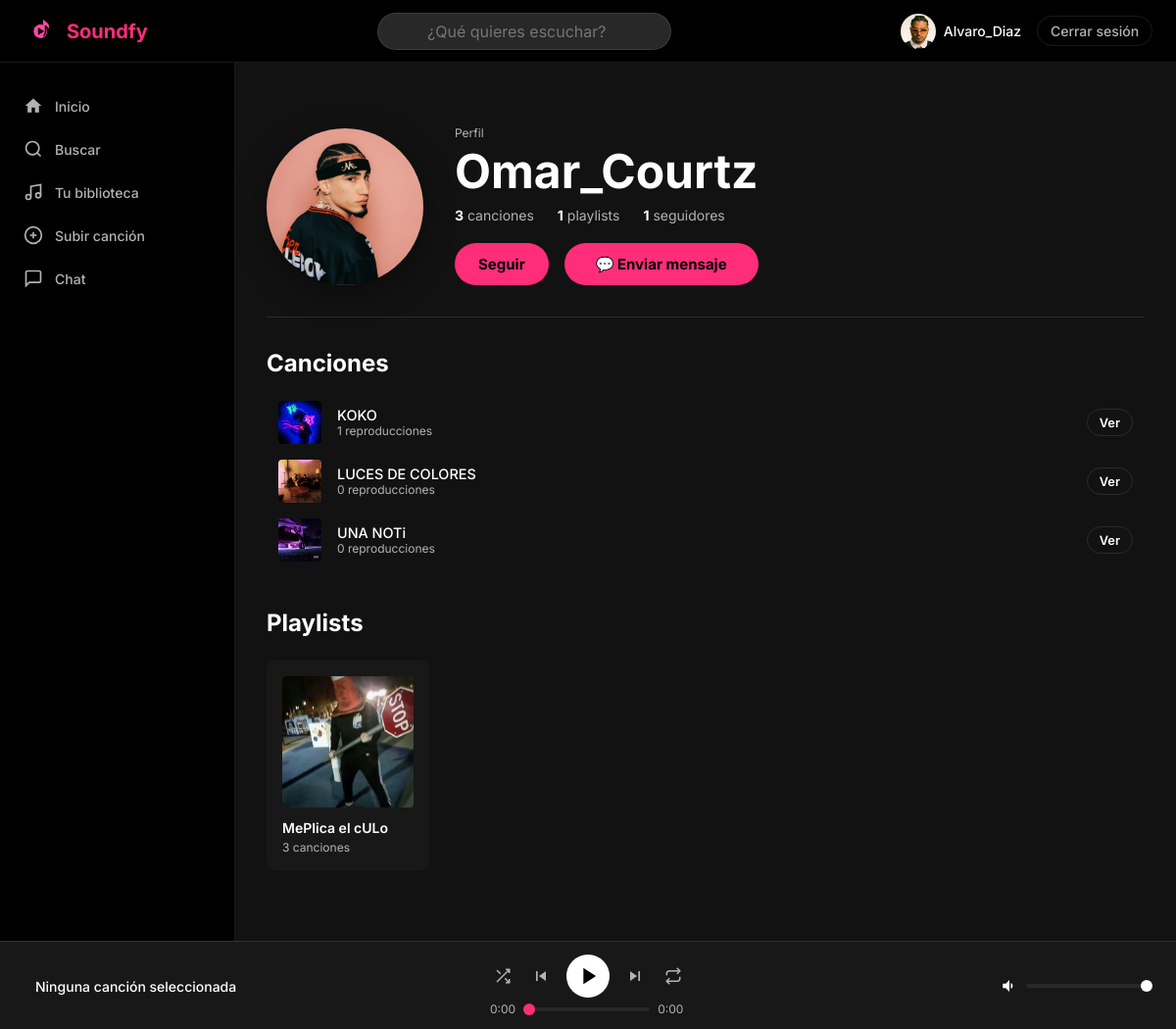
Page /users/perfil/Omar_Courtz/ (signed in) on the earlier database version.
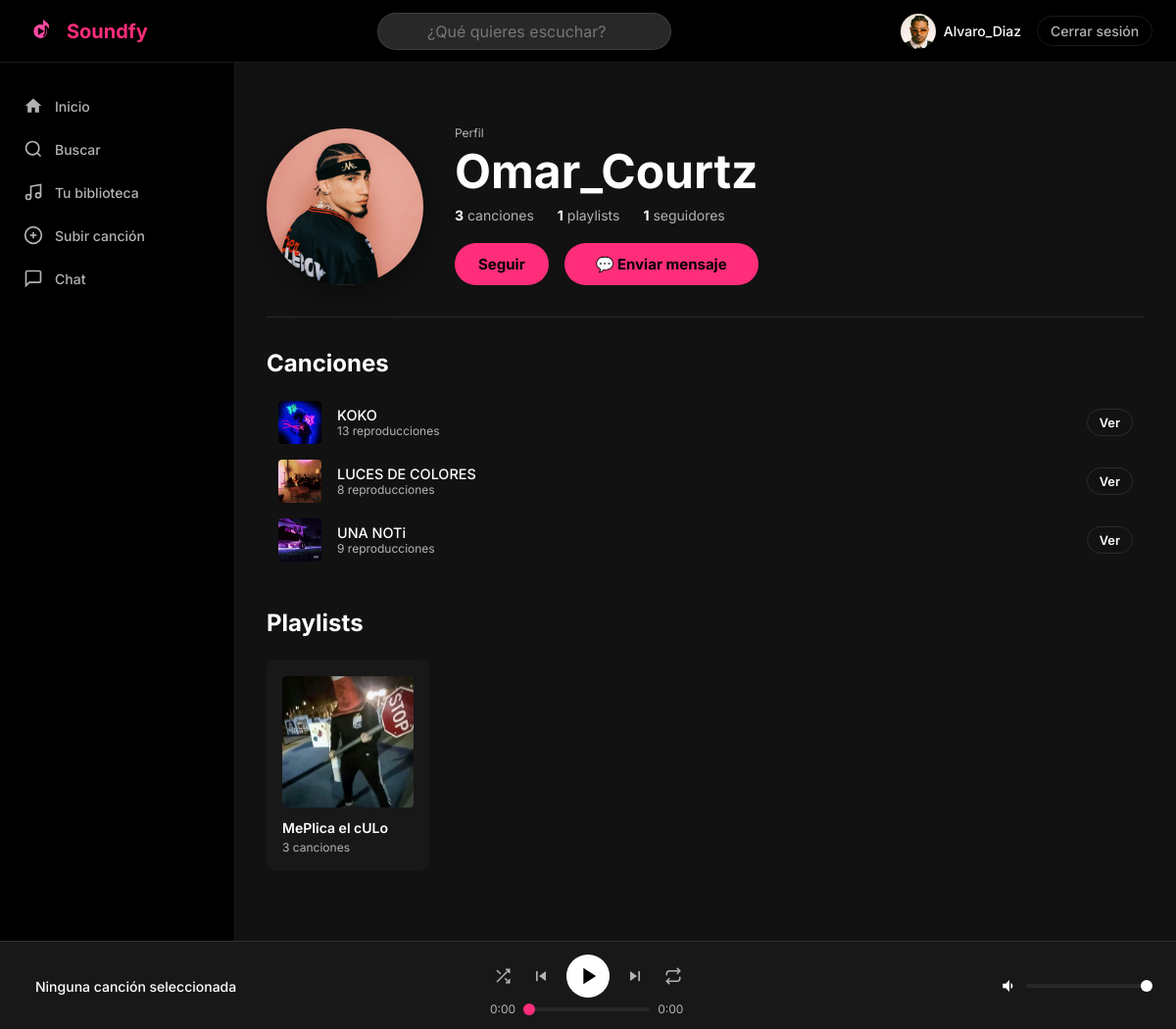
Same page on the later database version.
### music/models.py (models this page shows, shortened)
class Cancion(models.Model):
    titulo = models.CharField(max_length=200)
    artista = models.ForeignKey(
        Usuario,
        on_delete=models.CASCADE,
        related_name='canciones'
    )
    album = models.ForeignKey(
        Album,
        on_delete=models.SET_NULL,
        null=True,
        blank=True,
        related_name='canciones'
    )
    genero = models.ForeignKey(
        Genero,
        on_delete=models.SET_NULL,
        null=True,
        blank=True
    )
    archivo_audio = models.FileField(upload_to='canciones/')
    portada = models.ImageField(upload_to='portadas_canciones/', null=True, blank=True)
    duracion = models.PositiveIntegerField(help_text='Duración en segundos', default=0)
    reproducciones = models.PositiveIntegerField(default=0)
    fecha_subida = models.DateTimeField(auto_now_add=True)
    es_publica = models.BooleanField(default=True)
    class Meta:
        verbose_name = 'Canción'
        verbose_name_plural = 'Canciones'
        ordering = ['-fecha_subida']

### users/views.py (the view)
# urls.py: path('perfil/<str:username>/', views.vista_perfil, name='perfil'),
@login_required
def vista_perfil(request, username):
    perfil = get_object_or_404(Usuario, username=username)
    canciones = perfil.canciones.filter(es_publica=True).order_by('-fecha_subida')[:10]
    playlists = perfil.playlists.filter(es_publica=True)
    es_propio = request.user == perfil
    ya_sigue = request.user.siguiendo.filter(pk=perfil.pk).exists()
    return render(request, 'users/perfil.html', {
        'perfil': perfil,
        'canciones': canciones,
        'playlists': playlists,
        'es_propio': es_propio,
        'ya_sigue': ya_sigue,
    })

### soundfy/context_processors.py (called while the page is built)
def google_analytics(request):
    return {
        'GA_MEASUREMENT_ID': settings.GA_MEASUREMENT_ID
    }

### templates/users/perfil.html (shortened to what the changed rows need)
{% extends 'base.html' %}
{% load static %}
{% block contenido %}
<div class="perfil-cabecera">
    <div class="perfil-info">
        <h1>{{ perfil.username }}</h1>
    </div>
</div>
{% if canciones %}
<section class="perfil-seccion">
    <h2>Canciones</h2>
    <div class="lista-canciones">
        {% for cancion in canciones %}
            <div class="fila-cancion" onclick="reproducirCancionConCola(
                    '{% url 'servir_audio' pk=cancion.pk %}',
                    '{{ cancion.titulo }}',
                    '{{ cancion.artista.username }}',
                    '{% if cancion.portada %}{{ cancion.portada.url }}{% endif %}',
                    {{ cancion.pk }},
                    [{% for c in canciones %}{
                        pk: {{ c.pk }},
                        url: '{% url 'servir_audio' pk=c.pk %}',
                        titulo: '{{ c.titulo }}',
                        artista: '{{ c.artista.username }}',
                        portada: '{% if c.portada %}{{ c.portada.url }}{% endif %}'
                    }{% if not forloop.last %},{% endif %}{% endfor %}]
                )">
                <div class="fila-cancion-portada">
                    {% if cancion.portada %}
                        <img src="{{ cancion.portada.url }}" alt="{{ cancion.titulo }}" loading="lazy">
                    {% else %}
                        <div class="portada-placeholder-pequeña">♪</div>
                    {% endif %}
                </div>
                <div class="fila-cancion-info">
                    <span class="fila-cancion-titulo">{{ cancion.titulo }}</span>
                    <span class="texto-muted">{{ cancion.reproducciones }} reproducciones</span>
                </div>
                <a href="{% url 'detalle_cancion' pk=cancion.pk %}"
                   class="btn-secundario btn-pequeño"
                   onclick="event.stopPropagation()">Ver</a>
            </div>
        {% endfor %}
    </div>
</section>
{% endif %}
{% if playlists %}
<section class="perfil-seccion">
    <h2>Playlists</h2>
</section>
{% endif %}
{% endblock %}

Differences in the rows shown:
changed Cancion "KOKO": reproducciones "1" → "13"
changed Cancion "LUCES DE COLORES": reproducciones "0" → "8"
changed Cancion "UNA NOTi": reproducciones "0" → "9"
